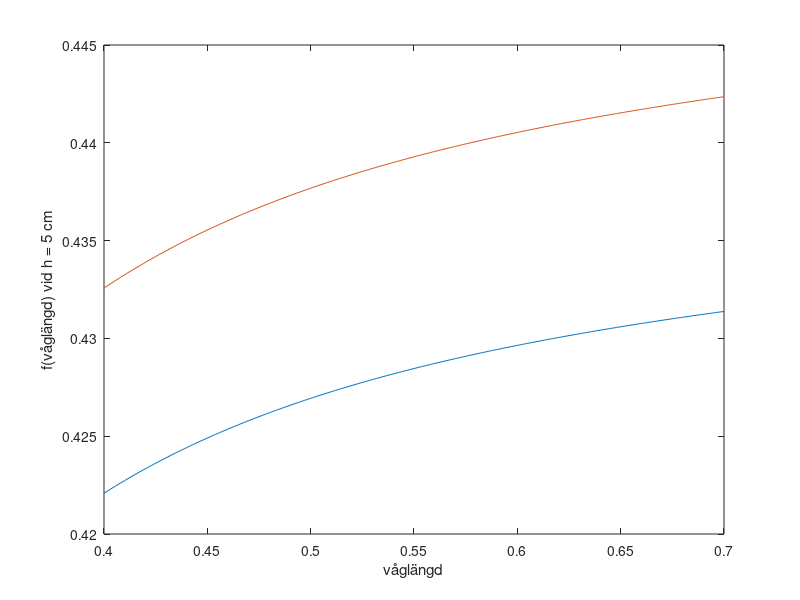

Write MATLAB code to recreate this figure.
function chromaticDistortion()
	R = 0.15
	n1 = 1

	A = 0.4:0.001:0.7; % våglängsintervall

	% konstanter
	a1 = 2.271176;
	a2 = -9.700709 * 10^-3;
	a3 = 0.0110971;
	a4 = 4.622809*10^-5;
	a5 = 1.616105*10^-5;
	a6 = -8.285043*10^-7; 

	%delresultat för läslighet
	A2 = A.^2
	A4 = A.^4
	A6 = A.^6
	A8 = A.^8

	n2 = sqrt(a1 + a2 .* A2 + a3./A2 + a4./A4 + a5./A6 + a6./A8) % formel enl uppgift
	h = 0.05; % bestämd höjd
	T = asin(h./R); %infallsvinkel
	L = asin(sin(T) ./ n2) % utfallsvinkel
	focal = pi - (pi - T) - L; % vinkel mellan strålen och optiska axeln 
	diff = R * sin(L)./ sin(focal) + R; % sträckan f
	a = n2 * R ./ (n2-n1) % aproximationen
	figure
	plot(A, diff, A, a)
	ylabel('f(våglängd) vid h = 5 cm')
	xlabel('våglängd')
end
